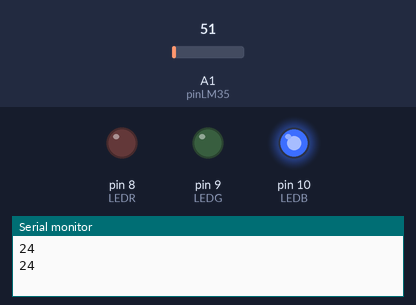
A sketch run on a simulated Arduino Uno, built with avr-gcc and run on an emulated ATmega328P. Parts: output pins drawn as LEDs (lit = HIGH), the last lines printed to the serial monitor. Inputs (shaded band) come from the test bench; at power-on: A1 (pinLM35) = 51.

Above: at 1.8 s.
1.9 s: A1 (pinLM35) set to 56
At 2.3 s:
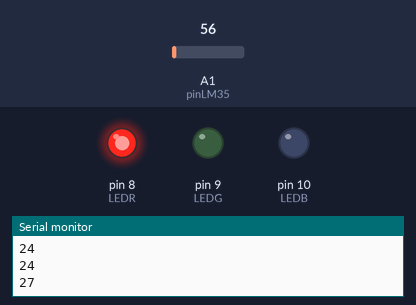
3.5 s: A1 (pinLM35) set to 71
At 5.1 s:
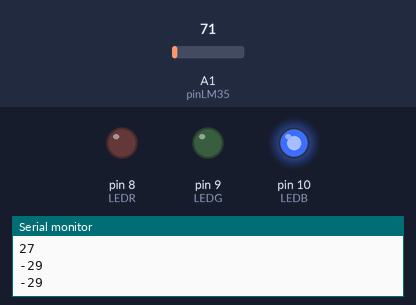
5.5 s: A1 (pinLM35) set to 61
At 6.6 s:
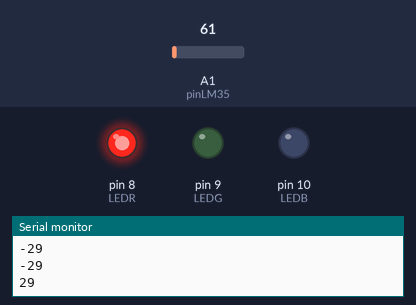
Timing chart, 0 to 8.5 s (numbered marks = the images above; inputs shaded):
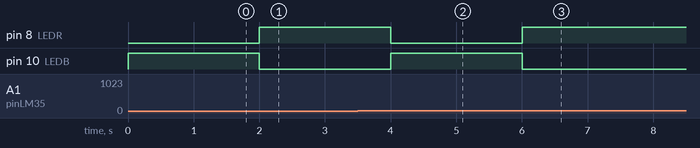

The sketch:

HW4-1.ino
```cpp
const int pinLM35 = 1;
const int LEDB = 10;
const int LEDG = 9;
const int LEDR = 8;

int val = 0;


void setup() {
  Serial.begin(9600);
  pinMode(LEDB, OUTPUT);
  pinMode(LEDG, OUTPUT);
  pinMode(LEDR, OUTPUT);

}

void loop() {

  val = analogRead(pinLM35);
  int temp = ((val*5*100)/1024);
  Serial.println(temp);

  if(temp>24){
    digitalWrite(LEDB, LOW);
    digitalWrite(LEDG, LOW);
    digitalWrite(LEDR, HIGH);

    delay(1000);

  } else{
    digitalWrite(LEDB, HIGH);
    digitalWrite(LEDG, LOW);
    digitalWrite(LEDR, LOW);

    delay(1000);
  }


}
```

Measured:
- the behaviour switches between 51 and 52 on A1 (pinLM35) (found by bisection; images 0 and 1)
- after the input at 1.9 s, pin 8 (LEDR): LOW → HIGH after 0.10 s; pin 10 (LEDB): HIGH → LOW after 0.10 s
- after the input at 3.5 s, pin 8 (LEDR): HIGH → LOW after 0.50 s; pin 10 (LEDB): LOW → HIGH after 0.50 s
- after the input at 5.5 s, pin 8 (LEDR): LOW → HIGH after 0.50 s; pin 10 (LEDB): HIGH → LOW after 0.50 s
